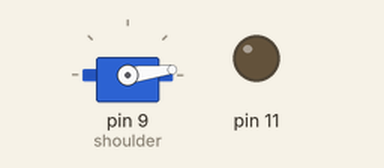
This sketch was run on a simulated Arduino Uno, built with avr-gcc and run on an emulated ATmega328P. On the bench: servo, output pins drawn as LEDs (lit = HIGH).

Above: at 0.05 s.
At 0.3 s:
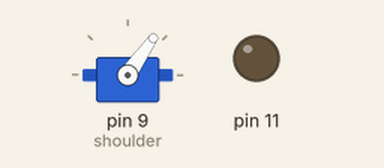
At 0.55 s:
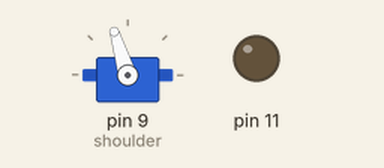
At 2.6 s:
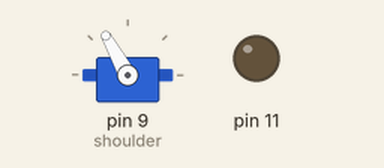
Timing chart, 0 to 6.0 s (numbered marks = the images above):
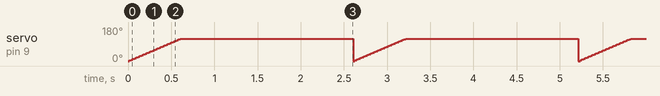

Measured:
- by itself, servo on pin 9 (shoulder): ramps from 0° to 119° and jumps back, once every 2.6 s

The sketch:

ShoulderOnlyAfterPickup.ino
```cpp
#include <Servo.h>
Servo shoulder;

 int increment(int initial, int fin)
{
  if(initial<=fin)
  return 1;
  else
  return -1;
}
void stopEM()

  {
    digitalWrite(11, LOW);
  }
void setup() {
  // put your setup code here, to run once:
shoulder.attach(9);
pinMode(11,OUTPUT);
}

void loop() {
  // put your main code here, to run repeatedly:
  for(int i = 0; !((120-i)==0); i+=increment(0,120))
 { shoulder.write(i);
  delay(5);
 }
 stopEM();
 delay(2000);
  for(int i = 0; !((0-i)==0); i+=increment(120,0))
 { shoulder.write(i);
  delay(5);
 }

}
```
